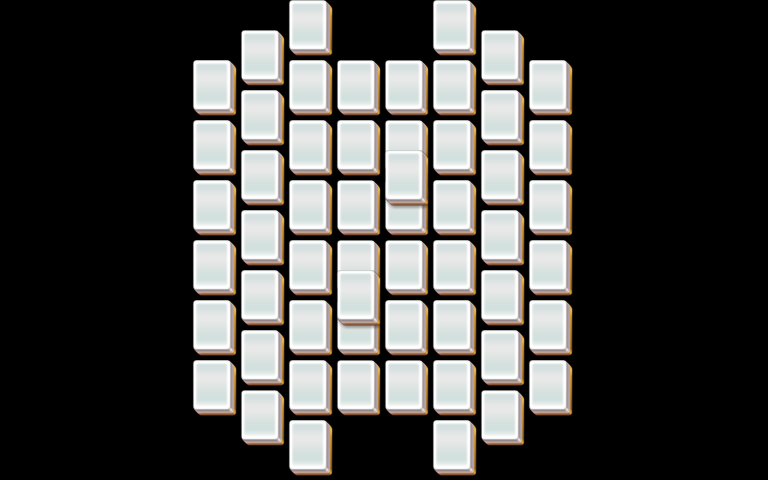

This game map was drawn from its Tiled (.tmx) file and the tilesets committed beside it. A one-line description and the trimmed map source follow:
An orthogonal 32x16 tile map with 24x30 px tiles, 5 tile layers (layer1, layer2, layer3, layer4, ...).

<map version="1.0" orientation="orthogonal" width="32" height="16" tilewidth="24" tileheight="30">
 <properties>
  <property name="species" value="20" />
 </properties>
 <tileset firstgid="1" name="mahjong" tilewidth="48" tileheight="60">
  <image source="mahjong.png" width="48" height="60" />
 </tileset>
 <layer name="layer1" width="32" height="16">
  <data>[512 cells, 54 non-empty, 1 distinct tile ids]</data>
 </layer>
 <layer name="layer2" width="32" height="16">
  <data>[512 cells, 42 non-empty, 1 distinct tile ids]</data>
 </layer>
 <layer name="layer3" width="32" height="16">
  <data>[512 cells, 0 non-empty, 0 distinct tile ids]</data>
 </layer>
 <layer name="layer4" width="32" height="16">
  <data>[512 cells, 0 non-empty, 0 distinct tile ids]</data>
 </layer>
 <layer name="layer5" width="32" height="16">
  <data>[512 cells, 0 non-empty, 0 distinct tile ids]</data>
 </layer>
</map>
